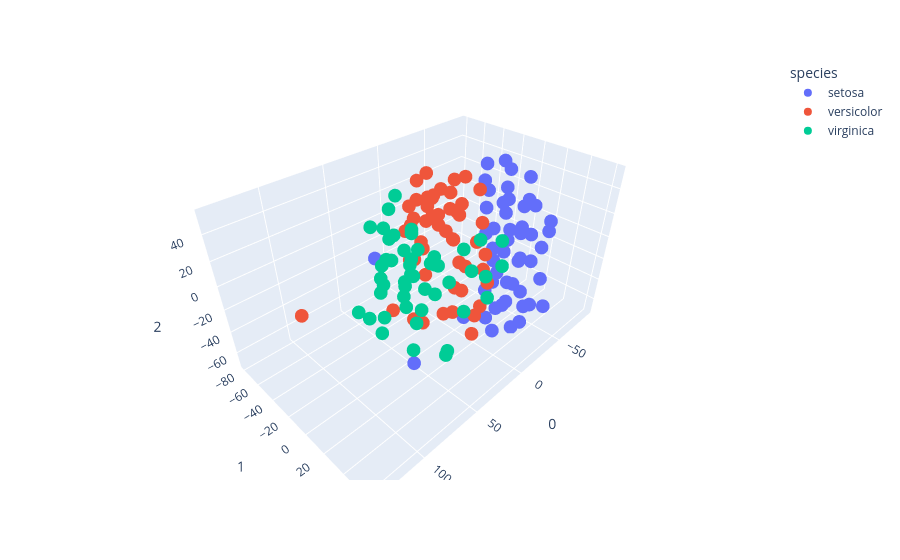

Notebook cell for this chart:
### Markdown cell above
###**3D projection with t-SNE**

### Code cell
tsne = TSNE(n_components=3, random_state=0)
projections = tsne.fit_transform(X_standard)

fig = px.scatter_3d(
    projections, x=0, y=1, z=2,
    color=df.species, labels={'color': 'species'}
)
fig.update_traces(marker_size=8)
fig.show()
